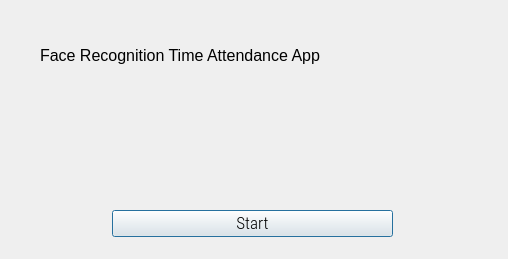
<?xml version="1.0" encoding="UTF-8"?>
<ui version="4.0">
 <class>Dialog</class>
 <widget class="QDialog" name="Dialog">
  <property name="geometry">
   <rect>
    <x>0</x>
    <y>0</y>
    <width>508</width>
    <height>259</height>
   </rect>
  </property>
  <property name="minimumSize">
   <size>
    <width>508</width>
    <height>259</height>
   </size>
  </property>
  <property name="maximumSize">
   <size>
    <width>508</width>
    <height>259</height>
   </size>
  </property>
  <property name="windowTitle">
   <string>Face Recognition Time Attendance App</string>
  </property>
  <property name="windowIcon">
   <iconset>
    <normaloff>icon.jpg</normaloff>icon.jpg</iconset>
  </property>
  <widget class="QPushButton" name="runButton">
   <property name="geometry">
    <rect>
     <x>112</x>
     <y>210</y>
     <width>281</width>
     <height>27</height>
    </rect>
   </property>
   <property name="font">
    <font>
     <family>Roboto Condensed Light</family>
     <pointsize>13</pointsize>
    </font>
   </property>
   <property name="autoFillBackground">
    <bool>true</bool>
   </property>
   <property name="text">
    <string>Start</string>
   </property>
   <property name="default">
    <bool>false</bool>
   </property>
   <property name="flat">
    <bool>false</bool>
   </property>
  </widget>
  <widget class="QLabel" name="label">
   <property name="geometry">
    <rect>
     <x>40</x>
     <y>30</y>
     <width>421</width>
     <height>51</height>
    </rect>
   </property>
   <property name="font">
    <font>
     <pointsize>12</pointsize>
    </font>
   </property>
   <property name="text">
    <string>Face Recognition Time Attendance App</string>
   </property>
  </widget>
 </widget>
 <resources>
  <include location="resource.qrc"/>
 </resources>
 <connections/>
</ui>
